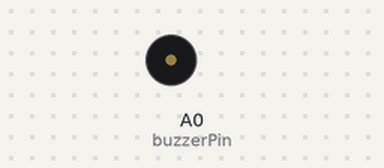
A sketch run on a simulated Arduino Uno, built with avr-gcc and run on an emulated ATmega328P. Shown: buzzer (waves = sounding).

Above: at 0.9 s.
At 3.12 s:
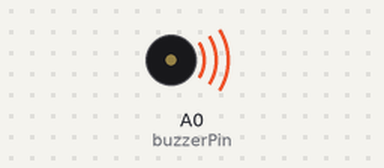
Timing chart, 0 to 3.4 s (numbered marks = the images above):
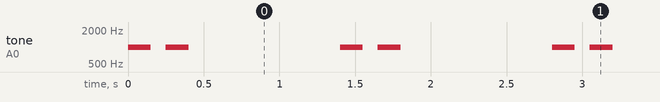

The sketch:

20260121-playTone-NanoIOT.ino
```cpp
// Change the pin to A0
const int buzzerPin = A0;

void setup() {
  pinMode(buzzerPin, OUTPUT);
}

void loop() {
  tone(buzzerPin, 1000); // Beep
  delay(150);
  noTone(buzzerPin);

  delay(100);

  tone(buzzerPin, 1000); // Beep
  delay(150);
  noTone(buzzerPin);

  delay(1000); // Wait 1 second
}
```

Measured:
- by itself, tone on A0 (buzzerPin): repeats every 1.4 s: silent 0.10 s, 1000 Hz 0.15 s, silent 1.0 s, 1000 Hz 0.15 s
